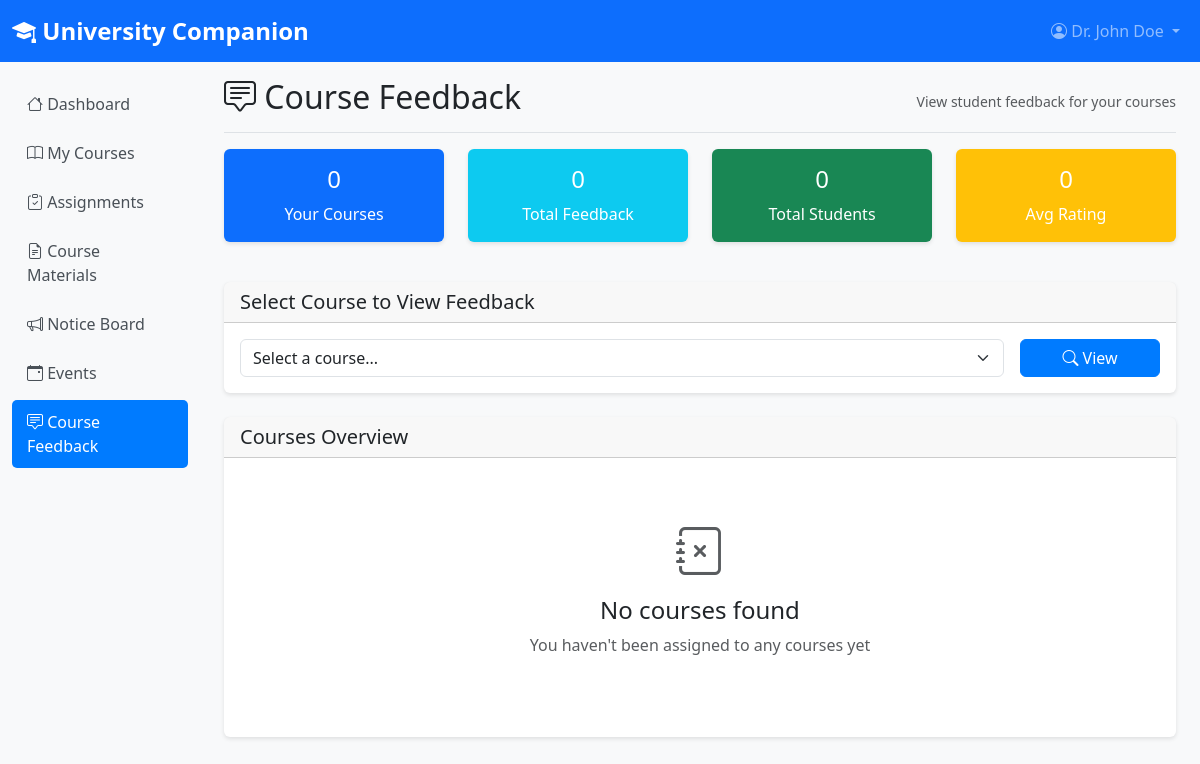
Before: /faculty/feedback.php (signed in) with the older database file.
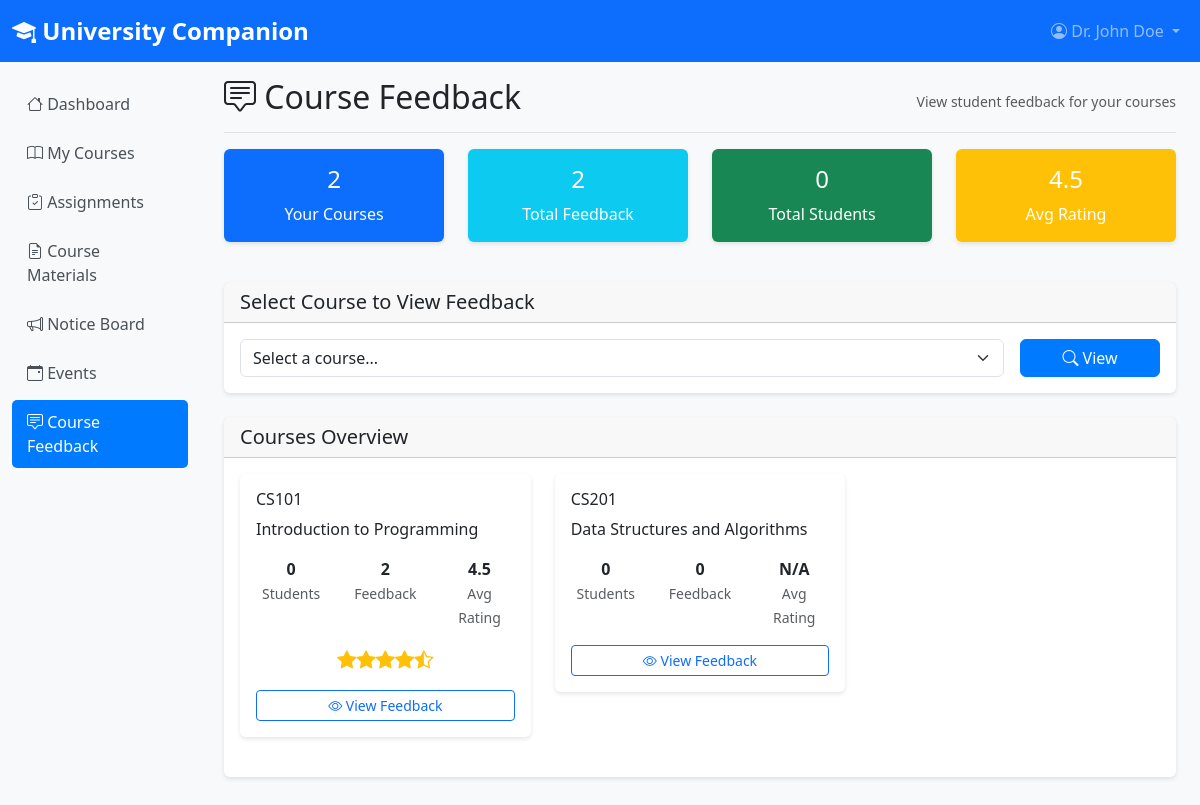
After: the same page with the newer database file.
### tables this page shows
CREATE TABLE courses (
    id INT AUTO_INCREMENT PRIMARY KEY,
    course_code VARCHAR(20) UNIQUE NOT NULL,
    course_name VARCHAR(200) NOT NULL,
    description TEXT,
    credit_hours INT DEFAULT 3,
    max_students INT DEFAULT NULL,
    department VARCHAR(100),
    department_id INT,
    faculty_id INT,
    academic_year VARCHAR(10),
    semester VARCHAR(20),
    is_active BOOLEAN DEFAULT TRUE,
    created_at TIMESTAMP DEFAULT CURRENT_TIMESTAMP,
    FOREIGN KEY (faculty_id) REFERENCES users(id),
    FOREIGN KEY (department_id) REFERENCES departments(id)
);

### php/config.php (called while the page is built, shortened)
<?php
function executeQuery($conn, $sql, $types = "", $params = []) {
    try {
        $stmt = $conn->prepare($sql);
        if (!empty($params)) {
            $stmt->bind_param($types, ...$params);
        }
        $result = $stmt->execute();
        return $stmt;
    } catch (Exception $e) {
        throw new Exception("Query execution error: " . $e->getMessage());
    }
}
function fetchMultipleRows($conn, $sql, $types = "", $params = []) {
    try {
        $stmt = executeQuery($conn, $sql, $types, $params);
        $result = $stmt->get_result();
        $rows = [];
        while ($row = $result->fetch_assoc()) {
            $rows[] = $row;
        }
        return $rows;
    } catch (Exception $e) {
        throw new Exception("Fetch multiple rows error: " . $e->getMessage());
    }
}
?>

### faculty/feedback.php (the view, shortened to what the changed rows need)
<?php
require_once '../php/config.php';
$conn = getDBConnection();
$userId = $_SESSION['user_id'];
$coursesSql = "SELECT c.id, c.course_code, c.course_name, c.description,
                      COUNT(cf.id) as feedback_count,
                      ROUND(AVG(cf.rating), 1) as avg_rating,
                      COUNT(DISTINCT ce.student_id) as enrolled_students
               FROM courses c
               LEFT JOIN course_feedback cf ON c.id = cf.course_id
               LEFT JOIN course_enrollments ce ON c.id = ce.course_id AND ce.status = 'enrolled'
               WHERE c.faculty_id = ?
               GROUP BY c.id, c.course_code, c.course_name, c.description
               ORDER BY c.course_code";
$courses = fetchMultipleRows($conn, $coursesSql, "i", [$userId]);
$selectedCourseId = $_GET['course'] ?? '';
?>
<!DOCTYPE html>
<html lang="en">
<head>
    <link href="https://cdn.jsdelivr.net/npm/bootstrap@5.3.0/dist/css/bootstrap.min.css" rel="stylesheet">
    <link href="https://cdn.jsdelivr.net/npm/bootstrap-icons@1.10.0/font/bootstrap-icons.css" rel="stylesheet">
    <link href="../css/style.css" rel="stylesheet">
</head>
<body>
    <div class="container-fluid">
        <div class="row">
            <main class="col-md-9 ms-sm-auto col-lg-10 px-md-4">
                <div class="d-flex justify-content-between flex-wrap flex-md-nowrap align-items-center pt-3 pb-2 mb-3 border-bottom">
                    <h1 class="h2">
                        <i class="bi bi-chat-square-text"></i> Course Feedback
                    </h1>
                </div>
                <div class="row mb-4">
                    <?php
                    $totalCourses = count($courses);
                    $totalFeedback = array_sum(array_column($courses, 'feedback_count'));
                    $avgOverallRating = 0;
                    if ($totalFeedback > 0) {
                        $ratedCourses = array_filter($courses, function($c) { return $c['avg_rating'] !== null; });
                        if (!empty($ratedCourses)) {
                            $avgOverallRating = round(array_sum(array_column($ratedCourses, 'avg_rating')) / count($ratedCourses), 1);
                        }
                    }
                    ?>
                    <div class="col-md-3 mb-3">
                        <div class="card text-white bg-primary">
                            <div class="card-body text-center">
                                <h4><?php echo $totalCourses; ?></h4>
                                <p class="mb-0">Your Courses</p>
                            </div>
                        </div>
                    </div>
                    <div class="col-md-3 mb-3">
                        <div class="card text-white bg-info">
                            <div class="card-body text-center">
                                <h4><?php echo $totalFeedback; ?></h4>
                                <p class="mb-0">Total Feedback</p>
                            </div>
                        </div>
                    </div>
                    <div class="col-md-3 mb-3">
                        <div class="card text-white bg-warning">
                            <div class="card-body text-center">
                                <h4><?php echo $avgOverallRating; ?></h4>
                                <p class="mb-0">Avg Rating</p>
                            </div>
                        </div>
                    </div>
                </div>
                <?php if (empty($selectedCourseId)): ?>
                    <div class="card">
                        <div class="card-body">
                            <?php if (empty($courses)): ?>
                                <div class="text-center py-5">
                                    <i class="bi bi-journal-x display-1 text-muted"></i>
                                    <h4 class="mt-3">No courses found</h4>
                                    <p class="text-muted">You haven't been assigned to any courses yet</p>
                                </div>
                            <?php else: ?>
                                <div class="row">
                                    <?php foreach ($courses as $course): ?>
                                        <div class="col-md-6 col-lg-4 mb-4">
                                            <div class="card course-summary">
                                                <div class="card-body">
                                                    <h6 class="card-title"><?php echo htmlspecialchars($course['course_code']); ?></h6>
                                                    <p class="card-text"><?php echo htmlspecialchars($course['course_name']); ?></p>
                                                    <div class="stats mb-3">
                                                        <div class="row text-center">
                                                            <div class="col-4">
                                                                <strong><?php echo $course['enrolled_students']; ?></strong>
                                                                <br><small class="text-muted">Students</small>
                                                            </div>
                                                            <div class="col-4">
                                                                <strong><?php echo $course['feedback_count']; ?></strong>
                                                                <br><small class="text-muted">Feedback</small>
                                                            </div>
                                                            <div class="col-4">
                                                                <strong><?php echo $course['avg_rating'] ?: 'N/A'; ?></strong>
                                                                <br><small class="text-muted">Avg Rating</small>
                                                            </div>
                                                        </div>
                                                    </div>
                                                    <?php if ($course['avg_rating']): ?>
                                                        <div class="rating-display text-center mb-3">
                                                            <?php
                                                            $rating = $course['avg_rating'];
                                                            for ($i = 1; $i <= 5; $i++) {
                                                                if ($i <= $rating) {
                                                                    echo '<i class="bi bi-star-fill text-warning"></i>';
                                                                } elseif ($i - 0.5 <= $rating) {
                                                                    echo '<i class="bi bi-star-half text-warning"></i>';
                                                                } else {
                                                                    echo '<i class="bi bi-star text-muted"></i>';
                                                                }
                                                            }
                                                            ?>
                                                        </div>
                                                    <?php endif; ?>
                                                    <div class="d-grid">
                                                        <a href="?course=<?php echo $course['id']; ?>"
                                                           class="btn btn-outline-primary btn-sm">
                                                            <i class="bi bi-eye"></i> View Feedback
                                                        </a>
                                                    </div>
                                                </div>
                                            </div>
                                        </div>
                                    <?php endforeach; ?>
                                </div>
                            <?php endif; ?>
                        </div>
                    </div>
                <?php endif; ?>
            </main>
        </div>
    </div>
</body>
</html>

Changed rows visible on the page:
now on this page (row edited): courses: course_code "CS101", course_name "Introduction to Programming", enrolled_students "0", feedback_count "2", avg_rating "4.5"
now on this page (row edited): courses: course_code "CS201", course_name "Data Structures and Algorithms", enrolled_students "0", feedback_count "0", avg_rating "N/A"
Other visible differences:
$totalCourses: "0" → "2"
$totalFeedback: "0" → "2"
$avgOverallRating: "0" → "4.5"
text no longer shown: "No courses found You haven't been assigned to any courses yet"
